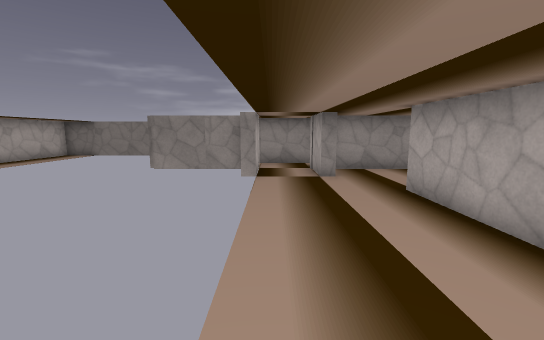
View 1 (above)

20 first-person views from a walk through a Godot game level. The camera is 1.4 m above the floor, tilts 8° down and sees 90° across. The floor is counted in squares, 1 m on a side. Each view is taken from the middle of a square. On the plan, view 1 faces up. The plan holds only what a view shows up to about 13 squares ahead; the rest is blank. The place goes on beyond the plan. Some surface patterns are stand-ins.

View 2
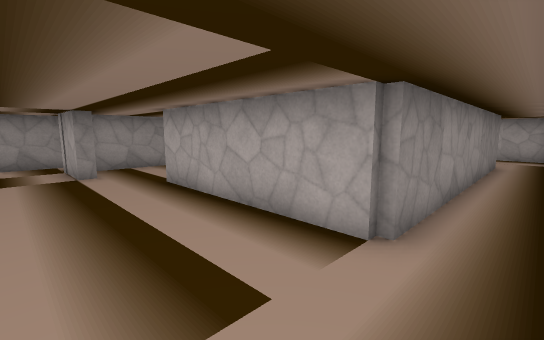

View 3
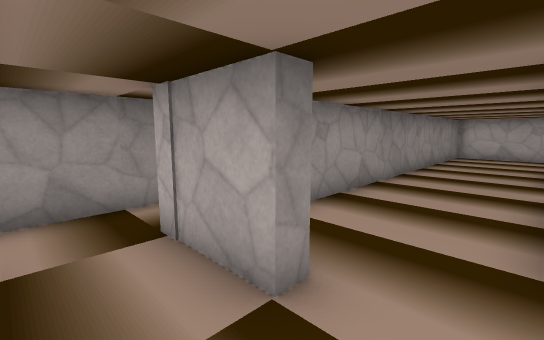

View 4
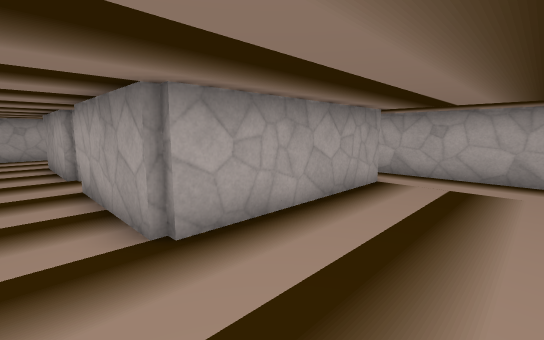

View 5
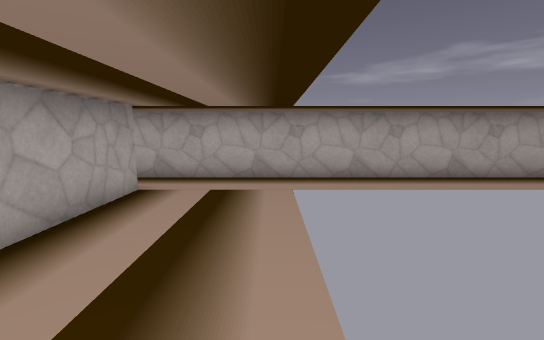

View 6
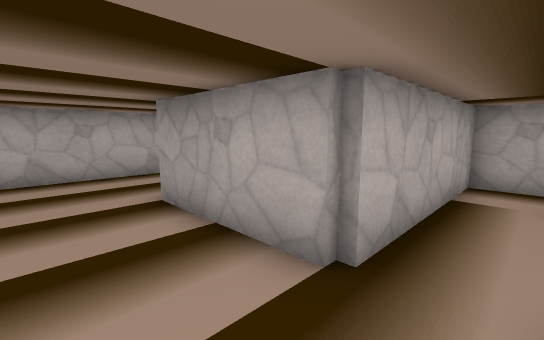

View 7
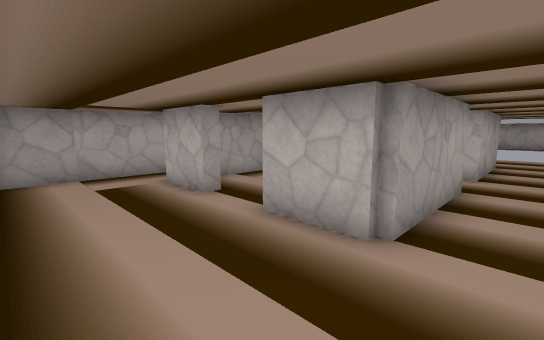

View 8
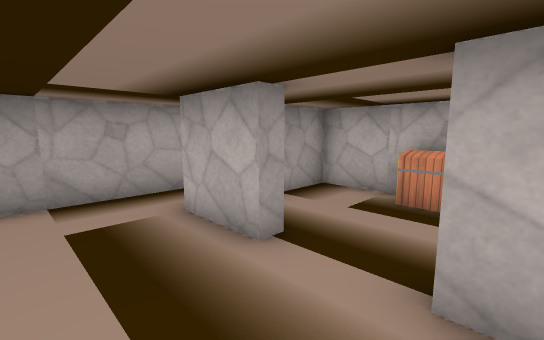

View 9
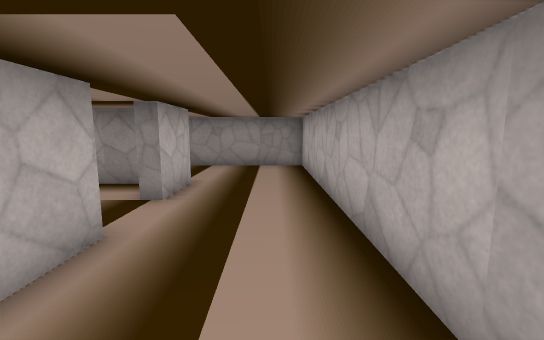

View 10
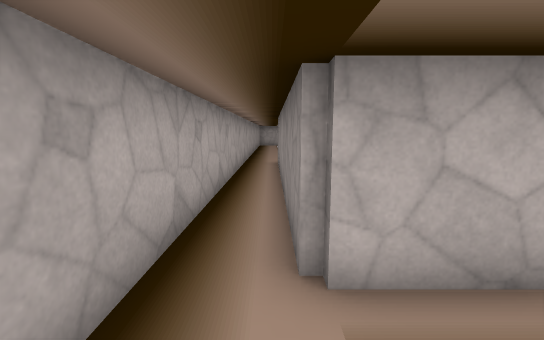

View 11
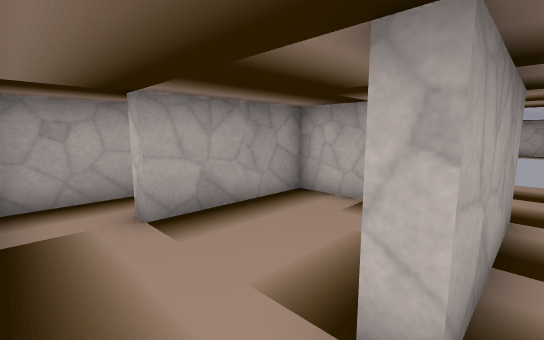

View 12
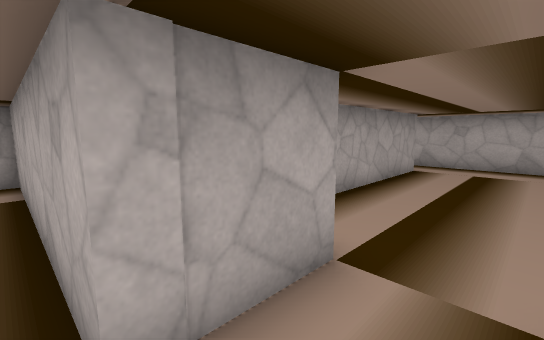

View 13
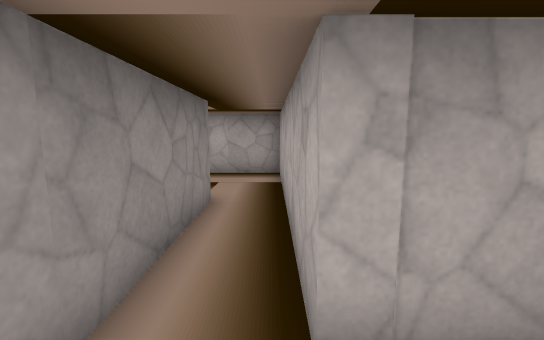

View 14
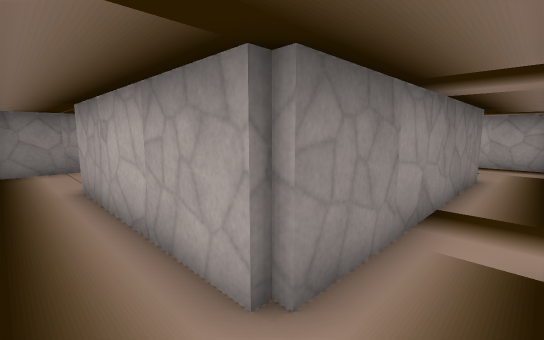

View 15
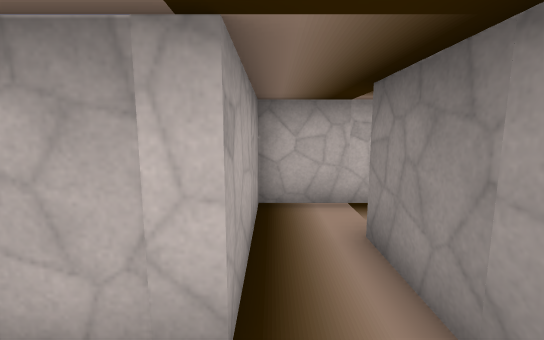

View 16
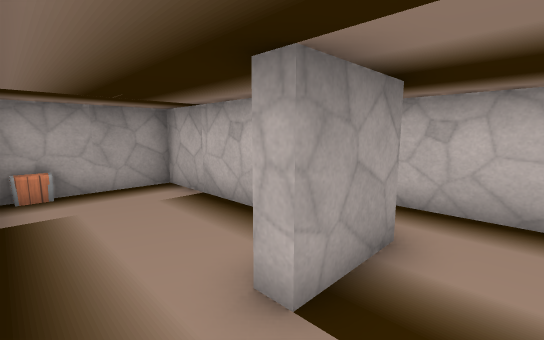

View 17
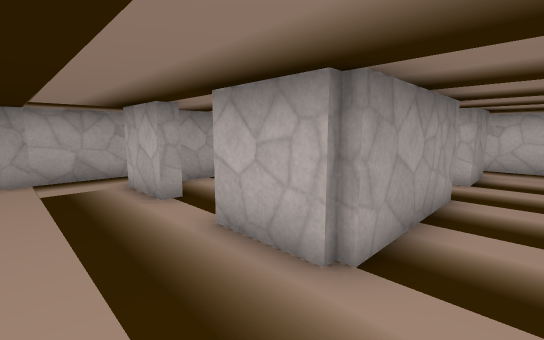

View 18
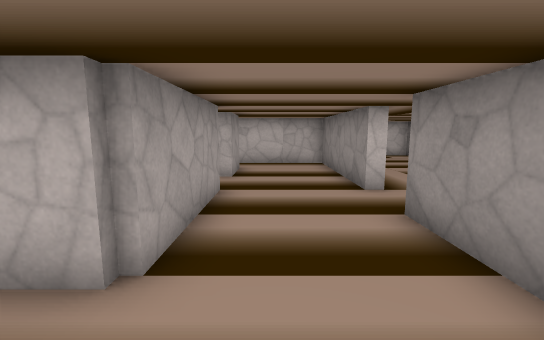

View 19
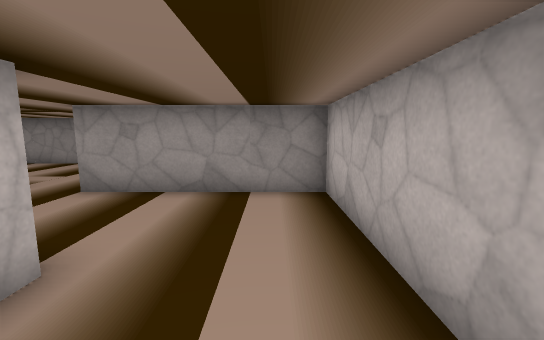

View 20
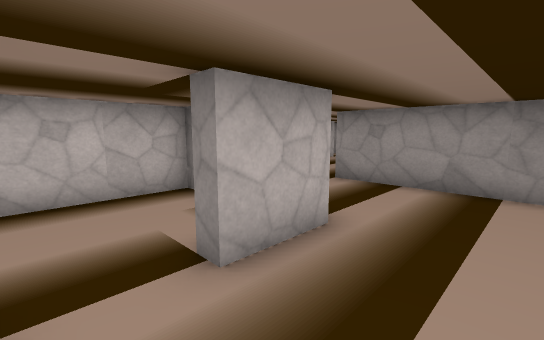

### Floor plan
Ten units are one square. View 1 is at (0, 0); x grows to the right and y downward. Boxes are objects, and circles mark ways between rooms. Rooms are numbered by the first view taken in them; rooms with no view inside come last. Other rooms are left out.
<svg viewBox="-70 -228 248 246">
<path fill="none" stroke="#000" d="M93 -67 137 -67 137 -45M21 -85 15 -85M132 -25 137 -25 137 -3 33 -3 33 -67 75 -67M-65 13 173 13 173 -103 24 -103M15 -85 15 -107 54 -107M-43 -130 -43 -107 -5 -107 -5 -85M57 -123 -27 -123 -27 -187M14 -187 57 -187 57 -165M15 -223 -43 -223 -43 -180M52 -145 57 -145 57 -123M93 -171 93 -223 35 -223M-27 -187 -5 -187M54 -107 93 -107 93 -131M-23 -162 -23 -127 6 -127M-5 -187 -5 -182M37 -45 37 -27 75 -27M75 -67 75 -62M93 -24 93 -67M97 -24 97 -7 121 -7M137 -45 132 -45M125 -63 112 -63M32 -127 45 -127M57 -165 52 -165M21 -183 17 -183 17 -149"/>
<rect x="5" y="-135" width="10" height="10" fill="#bbb"><title>chest</title></rect>
<rect x="95" y="-45" width="10" height="20" fill="#bbb"><title>chest</title></rect>
<circle cx="5" cy="-95" r="3" fill="#2a7"/>
<circle cx="80" cy="-60" r="3" fill="#2a7"/>
<circle cx="130" cy="-35" r="3" fill="#2a7"/>
<circle cx="-40" cy="-180" r="3" fill="#2a7"/>
<circle cx="50" cy="-110" r="3" fill="#2a7"/>
<circle cx="0" cy="-180" r="3" fill="#2a7"/>
<circle cx="50" cy="-155" r="3" fill="#2a7"/>
<text x="70" y="-70">1</text>
<text x="-10" y="-110">2</text>
<text x="40" y="-190">3</text>
<text x="-10" y="-150">4</text>
<text x="60" y="-40">5</text>
<text x="110" y="-30">6</text>
<text x="30" y="-150">7</text>
</svg>
Room 1 opens to room 2. Room 1 opens to room 5. Room 1 opens to room 6. Room 2 opens to room 3. Room 3 opens to room 4. Room 3 opens to room 7.

Where each view was taken, in squares from view 1:
view 1: 0 up, 0 right, facing up
view 2: 1 down, 0 right, facing up-right
view 3: 7 up, 0 right, facing up-right
view 4: 8 up, 0 right, facing down-right
view 5: 7 up, 0 right, facing down
view 6: 9 up, 8 right, facing down-right
view 7: 8 up, 17 right, facing down-left
view 8: 5 up, 16 right, facing down-left
view 9: 1 down, 16 right, facing up
view 10: 0 up, 16 right, facing left
view 11: 7 up, 9 right, facing down-left
view 12: 11 up, 0 right, facing down-right
view 13: 11 up, 0 right, facing right
view 14: 11 up, 4 left, facing up-right
view 15: 11 up, 1 right, facing left
view 16: 20 up, 1 right, facing down-left
view 17: 20 up, 8 right, facing down-left
view 18: 20 up, 8 right, facing left
view 19: 16 up, 8 right, facing up
view 20: 15 up, 8 right, facing up-left
